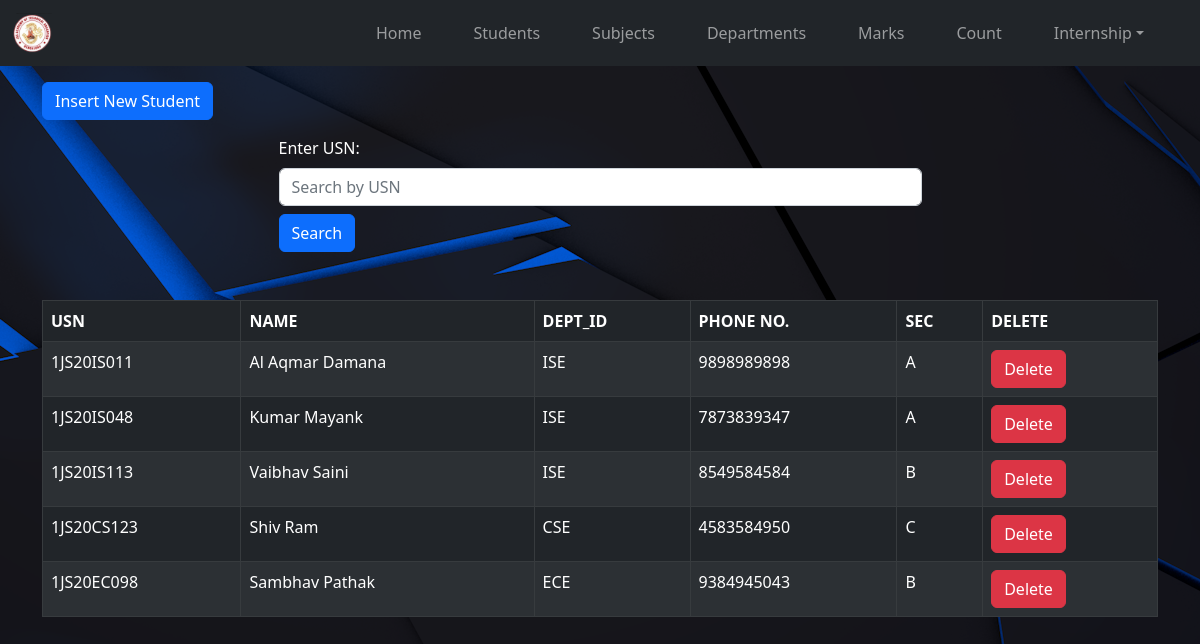
/students, run on the app's committed database.
### tables this page shows
CREATE TABLE students(USN VARCHAR(15) PRIMARY KEY, NAME VARCHAR(20), DEPT_ID VARCHAR(10) REFERENCES departments(DEPT_ID), PHONE_NO INTEGER(10), SECTION CHAR(10));

### main.py (the view)
@app.route('/students', methods=['GET'])
def students():
    usn = request.args.get('usn-search')
    if usn != None:
        return render_template('stud.html', data=db_obj.get_students_by_usn(usn), headings=db_obj.get_headings('students'), msg=msg)
    return render_template('stud.html', data=db_obj.get_students(), headings=db_obj.get_headings('students'), msg=msg)

### sql.py (called while the page is built)
    def get_headings(self, table_name):
        return self.table_headings[table_name]

    def get_students(self):
        return self.curr.execute("SELECT * FROM students").fetchall()

### templates/stud.html (shortened to what this page needs)
{% extends 'base.html' %}
{% block body %}
<div class="container my-3">
    <a href="/studForm" class="btn btn-primary">Insert New Student</a>
</div>
<div class="container-fluid container-md" style="max-width:667px">
    <form action="/students" method="get" autocomplete="off">
            <label for="usn-search" class="form-label text-white">Enter USN:</label>
            <input type="text" class="form-control" id="usn-search" placeholder="Search by USN" name="usn-search">
        <button type="submit" class="btn btn-primary mt-2">Search</button>
    </form>
</div>
<div class="container my-5">
    {% if data %}
    <table class="table table-dark table-hover table-bordered table-striped">
        <thead>
            <tr>
                {% for heading in headings %}
                <th>{{ heading }}</th>
                {% endfor %}
                <th>DELETE</th>
            </tr>
        </thead>
        <tbody>
        {% for row in data %}
        <tr>
            {% for item in row %}
            <td>{{ item }}</td>
            {% endfor %}
            <td>
                <form method="POST" action="/students/{{ row[0] }}">
                    <button type="submit" class="btn btn-danger">Delete</button>
                </form>
            </td>
        </tr>
        {% endfor %}
        </tbody>
    </table>
    {% elif not del_msg and not del_fail %}
        <div class="alert alert-warning">{{ msg }}</div>
    {% endif %}
</div>
{% endblock body %}

### templates/base.html (shortened to what this page needs)
<!DOCTYPE html>
<html lang="en">
<head>
  <link href="https://cdn.jsdelivr.net/npm/bootstrap@5.2.3/dist/css/bootstrap.min.css" rel="stylesheet">
</head>
<body style="background: url(/bg);">
  <nav class="navbar navbar-expand-sm bg-dark navbar-dark">
    <div class="container-fluid">
      <a href="/" class="navbar-brand">
        <img src="/logo" alt="JSSATE-B" id="logo" style="width: 40px;">
      </a>
      <ul class="navbar-nav">
        <li class="nav-item" style="margin-right: 36px;">
          <a class="nav-link" href="/">Home</a>
        </li>
        <li class="nav-item" style="margin-right: 36px;">
          <a class="nav-link" href="/students">Students</a>
        </li>
        <li class="nav-item" style="margin-right: 36px;">
          <a class="nav-link" href="/subjects">Subjects</a>
        </li>
        <li class="nav-item" style="margin-right: 36px;">
          <a class="nav-link" href="/departments">Departments</a>
        </li>
        <li class="nav-item" style="margin-right: 36px;">
          <a class="nav-link" href="/marks">Marks</a>
        </li>
        <li class="nav-item" style="margin-right: 36px;">
          <a class="nav-link" href="/count">Count</a>
        </li>
        <li class="nav-item dropdown" style="margin-right: 36px;">
          <a class="nav-link dropdown-toggle" href="#" role="button" data-bs-toggle="dropdown">Internship</a>
        </li>
      </ul>
    </div>
  </nav>
  {% block body %}
  {% endblock body %}
</body>
</html>

### data on the page
students: USN "1JS20IS011", NAME "Al Aqmar Damana", DEPT_ID "ISE", PHONE_NO "9898989898", row "A"
students: USN "1JS20IS048", NAME "Kumar Mayank", DEPT_ID "ISE", PHONE_NO "7873839347", row "A"
students: USN "1JS20IS113", NAME "Vaibhav Saini", DEPT_ID "ISE", PHONE_NO "8549584584", row "B"
students: USN "1JS20CS123", NAME "Shiv Ram", DEPT_ID "CSE", PHONE_NO "4583584950", row "C"
students: USN "1JS20EC098", NAME "Sambhav Pathak", DEPT_ID "ECE", PHONE_NO "9384945043", row "B"

### other printed values
{{ heading }} "USN" "NAME" "DEPT_ID" "PHONE NO." "SEC"
